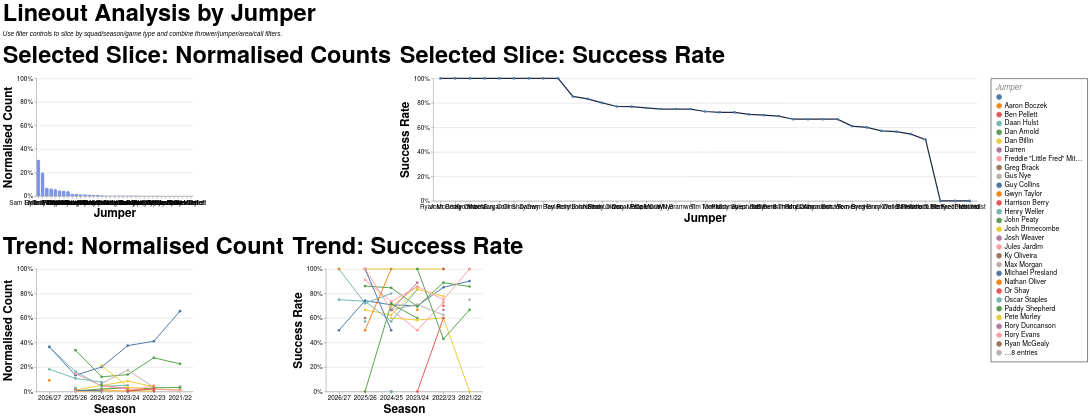

The specification (Vega-Lite) saved for this image:
### Vega-Lite specification from a JSON file in a GitHub repository (floating-point values rounded to 4 significant figures; data arrays with more than 128 entries replaced by an {"elided": "..."} marker saying what was removed)
{"config": {"axis": {"labelFont": "PT Sans Narrow, Helvetica Neue, Helvetica, Arial, sans-serif", "titleFont": "PT Sans Narrow, Helvetica Neue, Helvetica, Arial, sans-serif", "labelFontSize": 13, "titleFontSize": 24, "gridColor": "#202947", "gridOpacity": 0.2, "zindex": 1}, "text": {"font": "Lato, sans-serif"}, "bar": {"cornerRadiusEnd": 5}, "header": {"labelFont": "PT Sans Narrow, Helvetica Neue, Helvetica, Arial, sans-serif", "titleFont": "PT Sans Narrow, Helvetica Neue, Helvetica, Arial, sans-serif", "labelFontSize": 24, "titleFontSize": 28, "labelFontWeight": "bold", "orient": "left"}, "legend": {"labelFont": "PT Sans Narrow, Helvetica Neue, Helvetica, Arial, sans-serif", "titleFont": "PT Sans Narrow, Helvetica Neue, Helvetica, Arial, sans-serif", "labelFontSize": 14, "titleFontSize": 16, "titlePadding": 5, "fillColor": "white", "strokeColor": "black", "padding": 10, "titleFontWeight": "lighter", "titleFontStyle": "italic", "titleColor": "gray", "offset": 10}, "title": {"font": "PT Sans Narrow, Helvetica Neue, Helvetica, Arial, sans-serif", "fontSize": 48, "fontWeight": "bold", "anchor": "start", "align": "center", "titlePadding": 20, "subtitlePadding": 10, "subtitleFontSize": 13, "subtitleColor": "", "subtitleFontStyle": "italic", "offset": 15, "color": "black"}, "axisX": {"labelAngle": 0}, "facet": {"title": null, "header": null, "align": {"row": "each", "column": "each"}, "spacing": 10}, "resolve": {"scale": {"y": "independent", "facet": "independent"}}, "background": "transparent", "scale": {"offsetBandPaddingOuter": 0.2, "offsetBandPaddingInner": 0.1}, "view": {"stroke": null, "background": "transparent"}}, "vconcat": [{"hconcat": [{"mark": {"type": "bar", "color": "#7d96e8"}, "encoding": {"tooltip": [{"field": "jumper", "title": "Jumper", "type": "nominal"}, {"field": "attempts", "format": ",.0f", "title": "Lineouts", "type": "quantitative"}, {"field": "share", "format": ".1%", "title": "Normalised Count", "type": "quantitative"}], "x": {"field": "jumper", "sort": "-y", "title": "Jumper", "type": "nominal"}, "y": {"axis": {"format": "%"}, "field": "share", "scale": {"domain": [0, 1]}, "title": "Normalised Count", "type": "quantitative"}}, "height": 240, "title": "Selected Slice: Normalised Counts", "transform": [{"filter": "(loSquad == 'All' || datum.squad == loSquad) && (loGameType == 'All' || (loGameType == 'League + Cup' && (datum.game_type == 'League' || datum.game_type == 'Cup')) || (loGameType == 'League only' && datum.game_type == 'League') || datum.game_type == loGameType) && (loOpposition == 'All' || datum.opposition == loOpposition) && (loThrower == 'All' || datum.thrower == loThrower) && (loJumper == 'All' || datum.jumper == loJumper) && (loArea == 'All' || datum.area == loArea) && (loNumbers == 'All' || datum.numbers == loNumbers) && (loCall == 'All' || datum.call == loCall) && (loCallType == 'All' || datum.call_type == loCallType)"}, {"filter": "(loSeason == 'All' || datum.season == loSeason)"}, {"aggregate": [{"op": "count", "as": "attempts"}, {"op": "sum", "field": "won", "as": "won"}], "groupby": ["jumper"]}, {"joinaggregate": [{"op": "sum", "field": "attempts", "as": "total_attempts"}]}, {"calculate": "datum.attempts / datum.total_attempts", "as": "share"}, {"calculate": "datum.won / datum.attempts", "as": "success_rate"}], "width": 320}, {"mark": {"type": "line", "color": "#202946", "point": true, "strokeWidth": 2.5}, "encoding": {"tooltip": [{"field": "jumper", "title": "Jumper", "type": "nominal"}, {"field": "won", "format": ",.0f", "title": "Won", "type": "quantitative"}, {"field": "attempts", "format": ",.0f", "title": "Lineouts", "type": "quantitative"}, {"field": "success_rate", "format": ".1%", "title": "Success Rate", "type": "quantitative"}], "x": {"field": "jumper", "sort": "-y", "title": "Jumper", "type": "nominal"}, "y": {"axis": {"format": "%"}, "field": "success_rate", "scale": {"domain": [0, 1]}, "title": "Success Rate", "type": "quantitative"}}, "height": 250, "title": "Selected Slice: Success Rate", "transform": [{"filter": "(loSquad == 'All' || datum.squad == loSquad) && (loGameType == 'All' || (loGameType == 'League + Cup' && (datum.game_type == 'League' || datum.game_type == 'Cup')) || (loGameType == 'League only' && datum.game_type == 'League') || datum.game_type == loGameType) && (loOpposition == 'All' || datum.opposition == loOpposition) && (loThrower == 'All' || datum.thrower == loThrower) && (loJumper == 'All' || datum.jumper == loJumper) && (loArea == 'All' || datum.area == loArea) && (loNumbers == 'All' || datum.numbers == loNumbers) && (loCall == 'All' || datum.call == loCall) && (loCallType == 'All' || datum.call_type == loCallType)"}, {"filter": "(loSeason == 'All' || datum.season == loSeason)"}, {"aggregate": [{"op": "count", "as": "attempts"}, {"op": "sum", "field": "won", "as": "won"}], "groupby": ["jumper"]}, {"joinaggregate": [{"op": "sum", "field": "attempts", "as": "total_attempts"}]}, {"calculate": "datum.attempts / datum.total_attempts", "as": "share"}, {"calculate": "datum.won / datum.attempts", "as": "success_rate"}], "width": {"step": 30}}], "spacing": 16}, {"hconcat": [{"mark": {"type": "line", "point": true, "strokeWidth": 2}, "encoding": {"color": {"field": "jumper", "title": "Jumper", "type": "nominal"}, "tooltip": [{"field": "season", "title": "Season", "type": "nominal"}, {"field": "jumper", "title": "Jumper", "type": "nominal"}, {"field": "attempts", "format": ",.0f", "title": "Lineouts", "type": "quantitative"}, {"field": "norm_count", "format": ".1%", "title": "Normalised Count", "type": "quantitative"}], "x": {"field": "season", "sort": "-x", "title": "Season", "type": "nominal"}, "y": {"axis": {"format": "%"}, "field": "norm_count", "scale": {"domain": [0, 1]}, "title": "Normalised Count", "type": "quantitative"}}, "height": 250, "title": "Trend: Normalised Count", "transform": [{"filter": "(loSquad == 'All' || datum.squad == loSquad) && (loGameType == 'All' || (loGameType == 'League + Cup' && (datum.game_type == 'League' || datum.game_type == 'Cup')) || (loGameType == 'League only' && datum.game_type == 'League') || datum.game_type == loGameType) && (loOpposition == 'All' || datum.opposition == loOpposition) && (loThrower == 'All' || datum.thrower == loThrower) && (loJumper == 'All' || datum.jumper == loJumper) && (loArea == 'All' || datum.area == loArea) && (loNumbers == 'All' || datum.numbers == loNumbers) && (loCall == 'All' || datum.call == loCall) && (loCallType == 'All' || datum.call_type == loCallType)"}, {"aggregate": [{"op": "count", "as": "attempts"}, {"op": "sum", "field": "won", "as": "won"}], "groupby": ["season", "jumper"]}, {"joinaggregate": [{"op": "sum", "field": "attempts", "as": "season_attempts"}], "groupby": ["season"]}, {"calculate": "datum.attempts / datum.season_attempts", "as": "norm_count"}, {"calculate": "datum.won / datum.attempts", "as": "success_rate"}], "width": 320}, {"mark": {"type": "line", "point": true, "strokeWidth": 2}, "encoding": {"color": {"field": "jumper", "title": "Jumper", "type": "nominal"}, "tooltip": [{"field": "season", "title": "Season", "type": "nominal"}, {"field": "jumper", "title": "Jumper", "type": "nominal"}, {"field": "won", "format": ",.0f", "title": "Won", "type": "quantitative"}, {"field": "attempts", "format": ",.0f", "title": "Lineouts", "type": "quantitative"}, {"field": "success_rate", "format": ".1%", "title": "Success Rate", "type": "quantitative"}], "x": {"field": "season", "sort": "-x", "title": "Season", "type": "nominal"}, "y": {"axis": {"format": "%"}, "field": "success_rate", "scale": {"domain": [0, 1]}, "title": "Success Rate", "type": "quantitative"}}, "height": 250, "title": "Trend: Success Rate", "transform": [{"filter": "(loSquad == 'All' || datum.squad == loSquad) && (loGameType == 'All' || (loGameType == 'League + Cup' && (datum.game_type == 'League' || datum.game_type == 'Cup')) || (loGameType == 'League only' && datum.game_type == 'League') || datum.game_type == loGameType) && (loOpposition == 'All' || datum.opposition == loOpposition) && (loThrower == 'All' || datum.thrower == loThrower) && (loJumper == 'All' || datum.jumper == loJumper) && (loArea == 'All' || datum.area == loArea) && (loNumbers == 'All' || datum.numbers == loNumbers) && (loCall == 'All' || datum.call == loCall) && (loCallType == 'All' || datum.call_type == loCallType)"}, {"aggregate": [{"op": "count", "as": "attempts"}, {"op": "sum", "field": "won", "as": "won"}], "groupby": ["season", "jumper"]}, {"joinaggregate": [{"op": "sum", "field": "attempts", "as": "season_attempts"}], "groupby": ["season"]}, {"calculate": "datum.attempts / datum.season_attempts", "as": "norm_count"}, {"calculate": "datum.won / datum.attempts", "as": "success_rate"}], "width": 320}], "spacing": 16}], "data": {"name": "data-409d90b0e07cadb9380d9584d322dd4d"}, "params": [{"name": "loSquad", "value": "All"}, {"name": "loSeason", "value": "All"}, {"name": "loGameType", "value": "All"}, {"name": "loOpposition", "value": "All"}, {"name": "loThrower", "value": "All"}, {"name": "loJumper", "value": "All"}, {"name": "loArea", "value": "All"}, {"name": "loNumbers", "value": "All"}, {"name": "loCall", "value": "All"}, {"name": "loCallType", "value": "All"}], "spacing": 22, "title": {"text": "Lineout Analysis by Jumper", "subtitle": "Use filter controls to slice by squad/season/game type and combine thrower/jumper/area/call filters."}, "$schema": "https://vega.github.io/schema/vega-lite/v5.20.1.json", "datasets": {"data-409d90b0e07cadb9380d9584d322dd4d": {"elided": "1247 records"}}}
